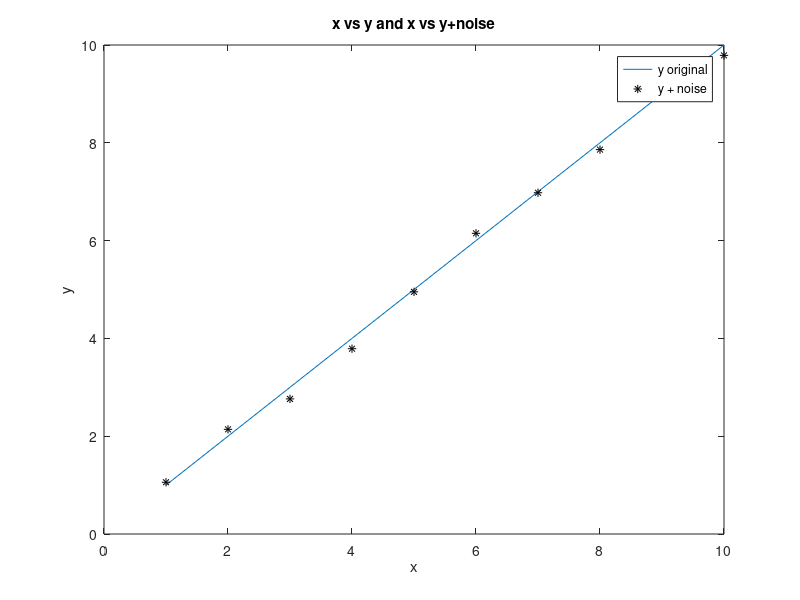

This figure's MATLAB source:
%noisify.m
%adds noise to a set of data
%Margaux McFarland, CSC1 1320-112, ID: 107731341, Assignment 5

%vector between 1 and 10
x = 1:1:10;
y = x;

figure,plot(x,y);
hold on
%noise
y2 = y + rand(1,10)/2 - 0.25;
%plot noise
plot(x, y2, '*k');

%axis/title labels
title('x vs y and x vs y+noise');
xlabel('x');
ylabel('y');
legend('y original', 'y + noise');

